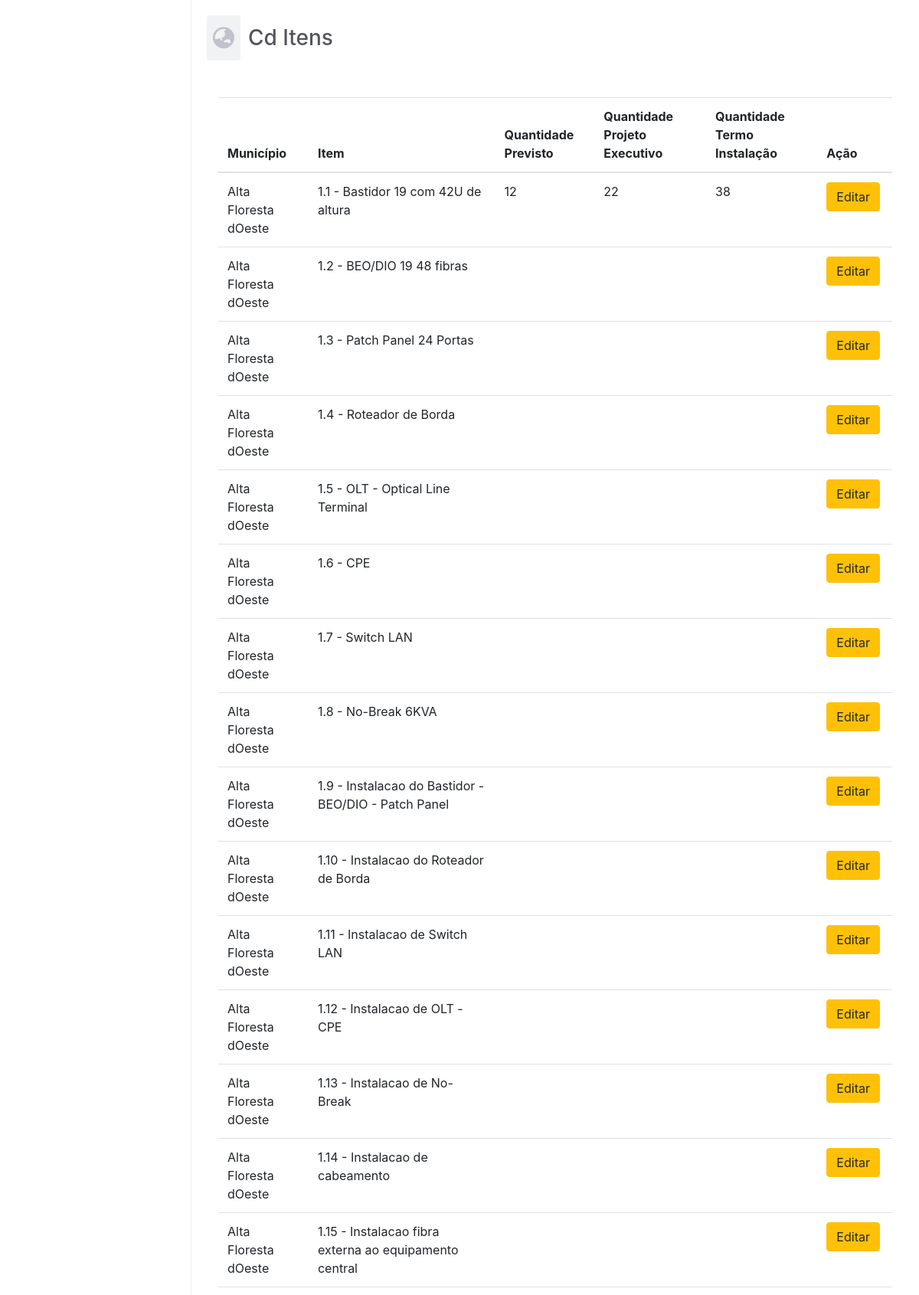
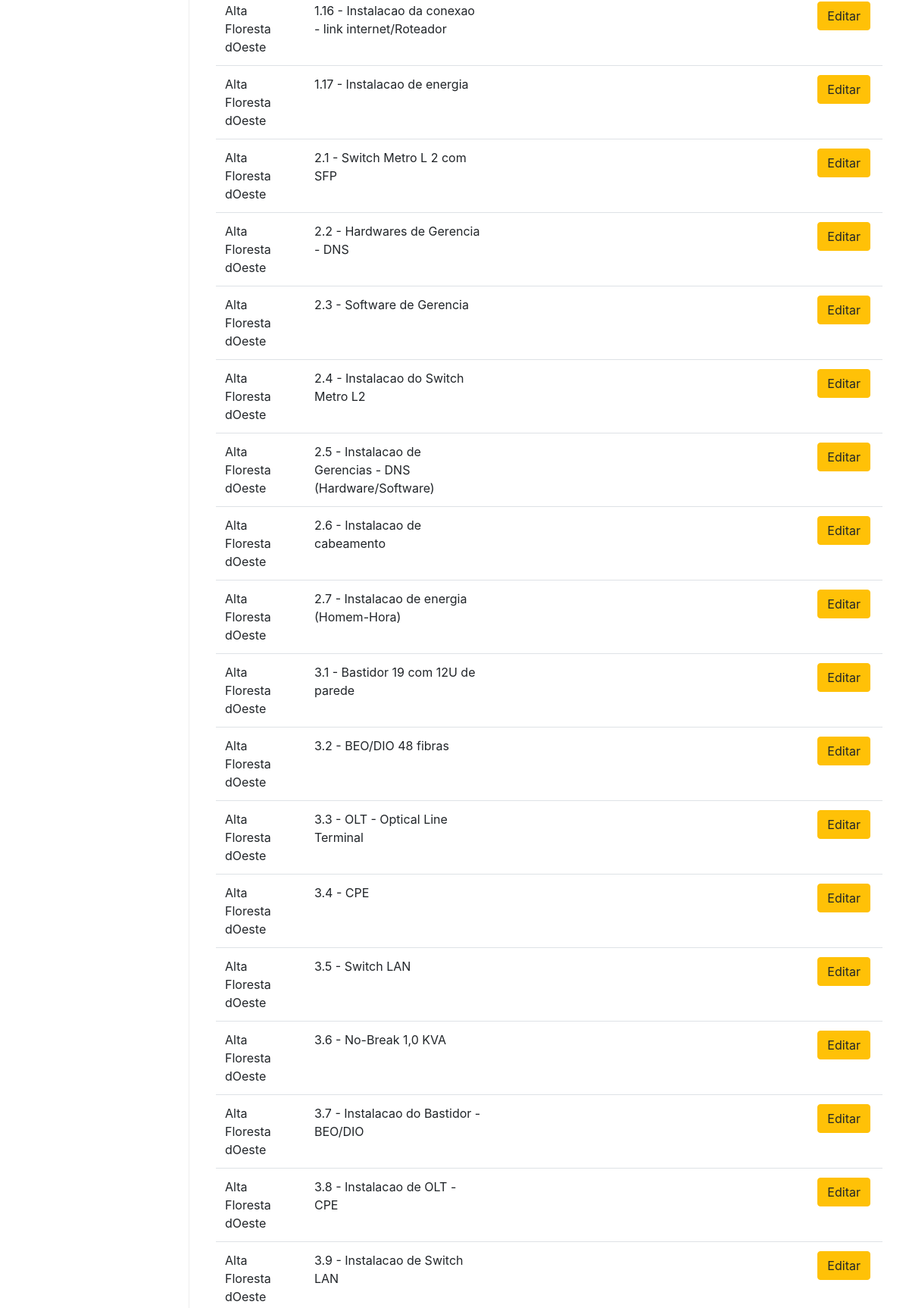
The page /View/CdItens.php (upper part) on the database its author committed (2 pictures, top to bottom).
### tables this page shows
CREATE TABLE IF NOT EXISTS `cd_itens` (
  `cod_ibge` int(7) NOT NULL,
  `cod_item` int(11) NOT NULL,
  `cod_tipo_item` int(11) NOT NULL,
  `quantidade_previsto` int(11) DEFAULT NULL,
  `quantidade_projeto_executivo` int(11) DEFAULT NULL,
  `quantidade_termo_instalacao` int(11) DEFAULT NULL,
  PRIMARY KEY (`cod_ibge`,`cod_item`,`cod_tipo_item`),
  KEY `fk_itens_has_cd_cd1_idx` (`cod_ibge`),
  KEY `fk_cd_itens_itens2_idx` (`cod_item`,`cod_tipo_item`)
);

CREATE TABLE IF NOT EXISTS `municipio` (
  `cod_ibge` int(7) NOT NULL,
  `nome_municipio` varchar(50) DEFAULT NULL,
  `populacao` int(11) DEFAULT NULL,
  `uf` varchar(2) DEFAULT NULL,
  `regiao` varchar(15) DEFAULT NULL,
  `cnpj` varchar(14) DEFAULT NULL,
  `dist_capital` int(11) DEFAULT NULL,
  `endereco` varchar(45) DEFAULT NULL,
  `numero` varchar(10) DEFAULT NULL,
  `complemento` varchar(250) DEFAULT NULL,
  `bairro` varchar(45) DEFAULT NULL,
  `idhm` float DEFAULT NULL,
  `latitude` decimal(10,8) DEFAULT NULL,
  `longitude` decimal(10,8) DEFAULT NULL,
  PRIMARY KEY (`cod_ibge`)
);

### Model/DAO/ClassCdItensDAO.php (called while the page is built, shortened)
<?php
class ClassCdItensDAO {
    public function listarCdItens(){
        try {
            $pdo = Conexao::getInstance();
            $sql = "SELECT
            municipio.nome_municipio,
            CONCAT (itens.cod_tipo_item, '.', itens.cod_item, ' - ', itens.descricao) AS descricao,
            cd_itens.*
            FROM cd_itens
            INNER JOIN municipio ON cd_itens.cod_ibge = municipio.cod_ibge
            INNER JOIN itens ON cd_itens.cod_item = itens.cod_item AND cd_itens.cod_tipo_item = itens.cod_tipo_item
            ORDER BY municipio.nome_municipio, itens.cod_tipo_item, itens.cod_item ASC";
            $stmt = $pdo->prepare($sql);
            $stmt->execute();
            return $stmt->fetchAll();
        } catch (PDOException $ex) {
            return $ex->getMessage();
        }
    }
}

### Controller/ControleListarCdItens.php (called while the page is built)
<?php
require_once '../Model/DAO/ClassCdItensDAO.php';
$listar = new ClassCdItensDAO();
$dados = $listar->listarCdItens();
if($dados) {
    $array_dados = $dados;
} else {
    $array_dados = [];
}

### view/CdItens.php (the view, shortened to what this page needs)
<?php
    include_once("_cabecalho.php");
    require_once("../Controller/ControleListarCdItens.php");
    ?>
    <main id="main">
        <div class="row mb-5">
          <div id="mainHeader" class="col-md-6 d-flex align-items-center">
            <span id="mainHeaderIcon">
                <i class="fas fa-globe-asia"></i>
            </span>
            <span>
            <h3 class="mb-0">Cd Itens</h3>
            </span>
            </div>
        </div>
        <div class="container">
          <div class="row">
            <div class="col-12">
              <div class="table-responsive">
                <table class="table">
                  <thead>
                    <tr>
                      <th scope="col">Município</th>
                      <th scope="col">Item</th>
                      <th scope="col">Quantidade Previsto</th>
                      <th scope="col">Quantidade Projeto Executivo</th>
                      <th scope="col">Quantidade Termo Instalação</th>
                      <th scope="col">Ação</th>
                    </tr>
                  </thead>
                  <tbody>
                  <?php
                    foreach($array_dados as $key => $value) {
                        ?>
                        <tr>
                          <td><?php echo $value['nome_municipio'] ?></td>
                          <td><?php echo $value['descricao'] ?></td>
                          <td><?php echo $value['quantidade_previsto'] ?></td>
                          <td><?php echo $value['quantidade_projeto_executivo'] ?></td>
                          <td><?php echo $value['quantidade_termo_instalacao'] ?></td>
                          <td>
                            <span class="d-flex">
                              <a href="<?php echo URL ?>View/CdItensEditar.php?cod_ibge=<?php echo $value['cod_ibge'] ?>&cod_item=<?php echo $value['cod_item'] ?>&cod_tipo_item=<?php echo $value['cod_tipo_item'] ?>"
                                class="btn btn-warning mr-1">
                                Editar
                              </a>
                            </span>
                          </td>
                        </tr>
                        <?php
                    }
                  ?>
                  </tbody>
                </table>
              </div>
            </div>
          </div>
        </div>
    </main>
    <?php
    include_once('_rodape.php');
?>

### view/css/estilos.css (style rules this page uses)
* { margin: 0; padding: 0; box-sizing: border-box; }
html, body, body>div, #container { height: 100%; }
main#main { grid-area: main; padding: 20px; }
main#main #mainHeader #mainHeaderIcon { font-size: 1.8rem; padding: 8px; border-radius: 4px; background: #f1f2f4; color: #c0c3cc; margin-right: 10px; }
main#main #mainHeader span h3 { color: #54555a; }

### rows shown on the page
cd_itens: municipio.nome_municipio "Alta Floresta dOeste", descricao "1.1 - Bastidor 19 com 42U de altura", quantidade_previsto "12", quantidade_projeto_executivo "22", quantidade_termo_instalacao "38"
cd_itens: municipio.nome_municipio "Alta Floresta dOeste", descricao "1.2 - BEO/DIO 19 48 fibras"
cd_itens: municipio.nome_municipio "Alta Floresta dOeste", descricao "1.3 - Patch Panel 24 Portas"
cd_itens: municipio.nome_municipio "Alta Floresta dOeste", descricao "1.4 - Roteador de Borda"
cd_itens: municipio.nome_municipio "Alta Floresta dOeste", descricao "1.5 - OLT - Optical Line Terminal"
cd_itens: municipio.nome_municipio "Alta Floresta dOeste", descricao "1.6 - CPE"
cd_itens: municipio.nome_municipio "Alta Floresta dOeste", descricao "1.7 - Switch LAN"
cd_itens: municipio.nome_municipio "Alta Floresta dOeste", descricao "1.8 - No-Break 6KVA"
cd_itens: municipio.nome_municipio "Alta Floresta dOeste", descricao "1.9 - Instalacao do Bastidor - BEO/DIO - Patch Panel"
cd_itens: municipio.nome_municipio "Alta Floresta dOeste", descricao "1.10 - Instalacao do Roteador de Borda"
cd_itens: municipio.nome_municipio "Alta Floresta dOeste", descricao "1.11 - Instalacao de Switch LAN"
cd_itens: municipio.nome_municipio "Alta Floresta dOeste", descricao "1.12 - Instalacao de OLT - CPE"
cd_itens: municipio.nome_municipio "Alta Floresta dOeste", descricao "1.13 - Instalacao de No-Break"
cd_itens: municipio.nome_municipio "Alta Floresta dOeste", descricao "1.14 - Instalacao de cabeamento"
cd_itens: municipio.nome_municipio "Alta Floresta dOeste", descricao "1.15 - Instalacao fibra externa ao equipamento central"
cd_itens: municipio.nome_municipio "Alta Floresta dOeste", descricao "1.16 - Instalacao da conexao - link internet/Roteador"
cd_itens: municipio.nome_municipio "Alta Floresta dOeste", descricao "1.17 - Instalacao de energia"
cd_itens: municipio.nome_municipio "Alta Floresta dOeste", descricao "2.1 - Switch Metro L 2 com SFP"
cd_itens: municipio.nome_municipio "Alta Floresta dOeste", descricao "2.2 - Hardwares de Gerencia - DNS"
cd_itens: municipio.nome_municipio "Alta Floresta dOeste", descricao "2.3 - Software de Gerencia"
cd_itens: municipio.nome_municipio "Alta Floresta dOeste", descricao "2.4 - Instalacao do Switch Metro L2"
cd_itens: municipio.nome_municipio "Alta Floresta dOeste", descricao "2.5 - Instalacao de Gerencias - DNS (Hardware/Software)"
cd_itens: municipio.nome_municipio "Alta Floresta dOeste", descricao "2.6 - Instalacao de cabeamento"
cd_itens: municipio.nome_municipio "Alta Floresta dOeste", descricao "2.7 - Instalacao de energia (Homem-Hora)"
cd_itens: municipio.nome_municipio "Alta Floresta dOeste", descricao "3.1 - Bastidor 19 com 12U de parede"
cd_itens: municipio.nome_municipio "Alta Floresta dOeste", descricao "3.2 - BEO/DIO 48 fibras"
cd_itens: municipio.nome_municipio "Alta Floresta dOeste", descricao "3.3 - OLT - Optical Line Terminal"
cd_itens: municipio.nome_municipio "Alta Floresta dOeste", descricao "3.4 - CPE"
cd_itens: municipio.nome_municipio "Alta Floresta dOeste", descricao "3.5 - Switch LAN"
cd_itens: municipio.nome_municipio "Alta Floresta dOeste", descricao "3.6 - No-Break 1,0 KVA"
cd_itens: municipio.nome_municipio "Alta Floresta dOeste", descricao "3.7 - Instalacao do Bastidor - BEO/DIO"
cd_itens: municipio.nome_municipio "Alta Floresta dOeste", descricao "3.8 - Instalacao de OLT - CPE"
cd_itens: municipio.nome_municipio "Alta Floresta dOeste", descricao "3.9 - Instalacao de Switch LAN"
